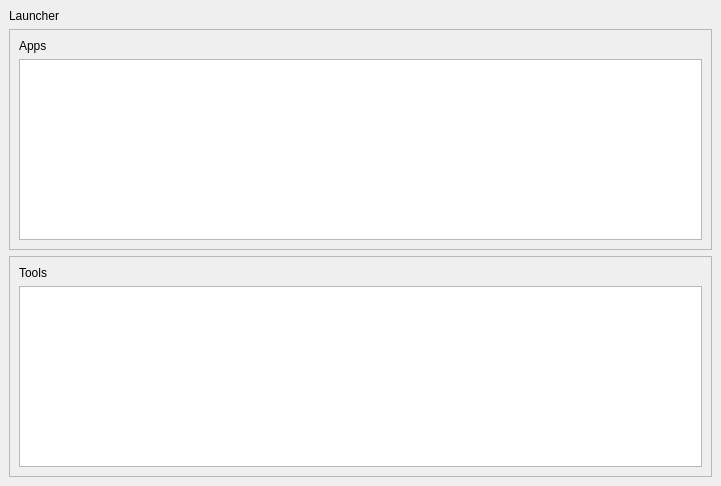
<?xml version="1.0" encoding="UTF-8"?>
<ui version="4.0">
 <class>launcher_widget</class>
 <widget class="QWidget" name="launcher_widget">
  <property name="geometry">
   <rect>
    <x>0</x>
    <y>0</y>
    <width>721</width>
    <height>486</height>
   </rect>
  </property>
  <property name="windowTitle">
   <string>Form</string>
  </property>
  <layout class="QVBoxLayout" name="verticalLayout">
   <property name="leftMargin">
    <number>0</number>
   </property>
   <property name="topMargin">
    <number>0</number>
   </property>
   <property name="rightMargin">
    <number>0</number>
   </property>
   <property name="bottomMargin">
    <number>0</number>
   </property>
   <item>
    <widget class="QWidget" name="main_widget" native="true">
     <layout class="QVBoxLayout" name="verticalLayout_2">
      <item>
       <widget class="QLabel" name="label_title">
        <property name="sizePolicy">
         <sizepolicy hsizetype="Preferred" vsizetype="Fixed">
          <horstretch>0</horstretch>
          <verstretch>0</verstretch>
         </sizepolicy>
        </property>
        <property name="text">
         <string>Launcher</string>
        </property>
        <property name="tag" stdset="0">
         <string>H2</string>
        </property>
       </widget>
      </item>
      <item>
       <widget class="QFrame" name="frame_apps">
        <property name="frameShape">
         <enum>QFrame::StyledPanel</enum>
        </property>
        <property name="frameShadow">
         <enum>QFrame::Raised</enum>
        </property>
        <layout class="QVBoxLayout" name="verticalLayout_3">
         <item>
          <widget class="QLabel" name="label_apps">
           <property name="text">
            <string>Apps</string>
           </property>
           <property name="tag" stdset="0">
            <string/>
           </property>
          </widget>
         </item>
         <item>
          <widget class="QListWidget" name="list_apps">
           <property name="editTriggers">
            <set>QAbstractItemView::NoEditTriggers</set>
           </property>
           <property name="selectionMode">
            <enum>QAbstractItemView::NoSelection</enum>
           </property>
           <property name="viewMode">
            <enum>QListView::IconMode</enum>
           </property>
          </widget>
         </item>
        </layout>
       </widget>
      </item>
      <item>
       <widget class="QFrame" name="frame_tools">
        <property name="frameShape">
         <enum>QFrame::StyledPanel</enum>
        </property>
        <property name="frameShadow">
         <enum>QFrame::Raised</enum>
        </property>
        <layout class="QVBoxLayout" name="verticalLayout_4">
         <item>
          <widget class="QLabel" name="label_tools">
           <property name="text">
            <string>Tools</string>
           </property>
          </widget>
         </item>
         <item>
          <widget class="QListWidget" name="list_tools"/>
         </item>
        </layout>
       </widget>
      </item>
     </layout>
    </widget>
   </item>
  </layout>
 </widget>
 <resources/>
 <connections/>
</ui>
